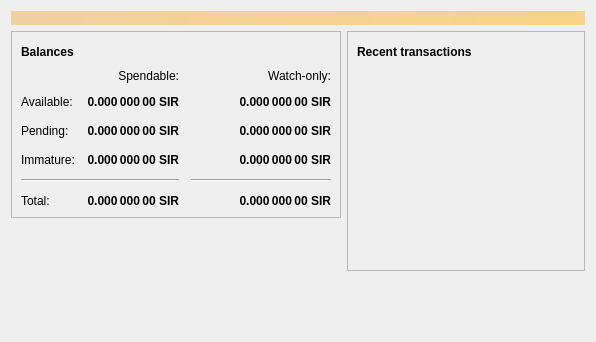
<?xml version="1.0" encoding="UTF-8"?>
<ui version="4.0">
 <class>OverviewPage</class>
 <widget class="QWidget" name="OverviewPage">
  <property name="geometry">
   <rect>
    <x>0</x>
    <y>0</y>
    <width>596</width>
    <height>342</height>
   </rect>
  </property>
  <property name="windowTitle">
   <string>Form</string>
  </property>
  <layout class="QVBoxLayout" name="topLayout">
   <item>
    <widget class="QLabel" name="labelAlerts">
     <property name="visible">
      <bool>false</bool>
     </property>
     <property name="styleSheet">
      <string notr="true">QLabel { background-color: qlineargradient(x1: 0, y1: 0, x2: 1, y2: 0, stop:0 #F0D0A0, stop:1 #F8D488); color:#000000; }</string>
     </property>
     <property name="wordWrap">
      <bool>true</bool>
     </property>
     <property name="margin">
      <number>3</number>
     </property>
     <property name="textInteractionFlags">
      <set>Qt::TextSelectableByMouse</set>
     </property>
    </widget>
   </item>
   <item>
    <layout class="QHBoxLayout" name="horizontalLayout" stretch="1,1">
     <item>
      <layout class="QVBoxLayout" name="verticalLayout_2">
       <item>
        <widget class="QFrame" name="frame">
         <property name="frameShape">
          <enum>QFrame::StyledPanel</enum>
         </property>
         <property name="frameShadow">
          <enum>QFrame::Raised</enum>
         </property>
         <layout class="QVBoxLayout" name="verticalLayout_4">
          <item>
           <layout class="QHBoxLayout" name="horizontalLayout_4">
            <item>
             <widget class="QLabel" name="label_5">
              <property name="font">
               <font>
                <weight>75</weight>
                <bold>true</bold>
               </font>
              </property>
              <property name="text">
               <string>Balances</string>
              </property>
             </widget>
            </item>
            <item>
             <widget class="QPushButton" name="labelWalletStatus">
              <property name="enabled">
               <bool>true</bool>
              </property>
              <property name="maximumSize">
               <size>
                <width>30</width>
                <height>16777215</height>
               </size>
              </property>
              <property name="toolTip">
               <string>The displayed information may be out of date. Your wallet automatically synchronizes with the Sircoin network after a connection is established, but this process has not completed yet.</string>
              </property>
              <property name="text">
               <string/>
              </property>
              <property name="icon">
               <iconset resource="../bitcoin.qrc">
                <normaloff>:/icons/warning</normaloff>
                <disabledoff>:/icons/warning</disabledoff>:/icons/warning</iconset>
              </property>
              <property name="iconSize">
               <size>
                <width>24</width>
                <height>24</height>
               </size>
              </property>
              <property name="flat">
               <bool>true</bool>
              </property>
             </widget>
            </item>
            <item>
             <spacer name="horizontalSpacer_3">
              <property name="orientation">
               <enum>Qt::Horizontal</enum>
              </property>
              <property name="sizeHint" stdset="0">
               <size>
                <width>40</width>
                <height>20</height>
               </size>
              </property>
             </spacer>
            </item>
           </layout>
          </item>
          <item>
           <layout class="QGridLayout" name="gridLayout">
            <property name="spacing">
             <number>12</number>
            </property>
            <item row="2" column="2">
             <widget class="QLabel" name="labelWatchPending">
              <property name="font">
               <font>
                <weight>75</weight>
                <bold>true</bold>
               </font>
              </property>
              <property name="cursor">
               <cursorShape>IBeamCursor</cursorShape>
              </property>
              <property name="toolTip">
               <string>Unconfirmed transactions to watch-only addresses</string>
              </property>
              <property name="text">
               <string notr="true">0.000 000 00 SIR</string>
              </property>
              <property name="alignment">
               <set>Qt::AlignRight|Qt::AlignTrailing|Qt::AlignVCenter</set>
              </property>
              <property name="textInteractionFlags">
               <set>Qt::LinksAccessibleByMouse|Qt::TextSelectableByKeyboard|Qt::TextSelectableByMouse</set>
              </property>
             </widget>
            </item>
            <item row="2" column="1">
             <widget class="QLabel" name="labelUnconfirmed">
              <property name="font">
               <font>
                <weight>75</weight>
                <bold>true</bold>
               </font>
              </property>
              <property name="cursor">
               <cursorShape>IBeamCursor</cursorShape>
              </property>
              <property name="toolTip">
               <string>Total of transactions that have yet to be confirmed, and do not yet count toward the spendable balance</string>
              </property>
              <property name="text">
               <string notr="true">0.000 000 00 SIR</string>
              </property>
              <property name="alignment">
               <set>Qt::AlignRight|Qt::AlignTrailing|Qt::AlignVCenter</set>
              </property>
              <property name="textInteractionFlags">
               <set>Qt::LinksAccessibleByMouse|Qt::TextSelectableByKeyboard|Qt::TextSelectableByMouse</set>
              </property>
             </widget>
            </item>
            <item row="3" column="2">
             <widget class="QLabel" name="labelWatchImmature">
              <property name="font">
               <font>
                <weight>75</weight>
                <bold>true</bold>
               </font>
              </property>
              <property name="cursor">
               <cursorShape>IBeamCursor</cursorShape>
              </property>
              <property name="toolTip">
               <string>Mined balance in watch-only addresses that has not yet matured</string>
              </property>
              <property name="text">
               <string notr="true">0.000 000 00 SIR</string>
              </property>
              <property name="alignment">
               <set>Qt::AlignRight|Qt::AlignTrailing|Qt::AlignVCenter</set>
              </property>
              <property name="textInteractionFlags">
               <set>Qt::LinksAccessibleByMouse|Qt::TextSelectableByKeyboard|Qt::TextSelectableByMouse</set>
              </property>
             </widget>
            </item>
            <item row="4" column="0" colspan="2">
             <widget class="Line" name="line">
              <property name="orientation">
               <enum>Qt::Horizontal</enum>
              </property>
             </widget>
            </item>
            <item row="4" column="2">
             <widget class="Line" name="lineWatchBalance">
              <property name="sizePolicy">
               <sizepolicy hsizetype="Preferred" vsizetype="Fixed">
                <horstretch>0</horstretch>
                <verstretch>0</verstretch>
               </sizepolicy>
              </property>
              <property name="minimumSize">
               <size>
                <width>140</width>
                <height>0</height>
               </size>
              </property>
              <property name="orientation">
               <enum>Qt::Horizontal</enum>
              </property>
             </widget>
            </item>
            <item row="5" column="0">
             <widget class="QLabel" name="labelTotalText">
              <property name="text">
               <string>Total:</string>
              </property>
             </widget>
            </item>
            <item row="3" column="1">
             <widget class="QLabel" name="labelImmature">
              <property name="font">
               <font>
                <weight>75</weight>
                <bold>true</bold>
               </font>
              </property>
              <property name="cursor">
               <cursorShape>IBeamCursor</cursorShape>
              </property>
              <property name="toolTip">
               <string>Mined balance that has not yet matured</string>
              </property>
              <property name="text">
               <string notr="true">0.000 000 00 SIR</string>
              </property>
              <property name="alignment">
               <set>Qt::AlignRight|Qt::AlignTrailing|Qt::AlignVCenter</set>
              </property>
              <property name="textInteractionFlags">
               <set>Qt::LinksAccessibleByMouse|Qt::TextSelectableByKeyboard|Qt::TextSelectableByMouse</set>
              </property>
             </widget>
            </item>
            <item row="2" column="3">
             <spacer name="horizontalSpacer_2">
              <property name="orientation">
               <enum>Qt::Horizontal</enum>
              </property>
              <property name="sizeHint" stdset="0">
               <size>
                <width>40</width>
                <height>20</height>
               </size>
              </property>
             </spacer>
            </item>
            <item row="3" column="0">
             <widget class="QLabel" name="labelImmatureText">
              <property name="text">
               <string>Immature:</string>
              </property>
             </widget>
            </item>
            <item row="5" column="1">
             <widget class="QLabel" name="labelTotal">
              <property name="font">
               <font>
                <weight>75</weight>
                <bold>true</bold>
               </font>
              </property>
              <property name="cursor">
               <cursorShape>IBeamCursor</cursorShape>
              </property>
              <property name="toolTip">
               <string>Your current total balance</string>
              </property>
              <property name="text">
               <string notr="true">0.000 000 00 SIR</string>
              </property>
              <property name="alignment">
               <set>Qt::AlignRight|Qt::AlignTrailing|Qt::AlignVCenter</set>
              </property>
              <property name="textInteractionFlags">
               <set>Qt::LinksAccessibleByMouse|Qt::TextSelectableByKeyboard|Qt::TextSelectableByMouse</set>
              </property>
             </widget>
            </item>
            <item row="5" column="2">
             <widget class="QLabel" name="labelWatchTotal">
              <property name="font">
               <font>
                <weight>75</weight>
                <bold>true</bold>
               </font>
              </property>
              <property name="cursor">
               <cursorShape>IBeamCursor</cursorShape>
              </property>
              <property name="toolTip">
               <string>Current total balance in watch-only addresses</string>
              </property>
              <property name="text">
               <string notr="true">0.000 000 00 SIR</string>
              </property>
              <property name="alignment">
               <set>Qt::AlignRight|Qt::AlignTrailing|Qt::AlignVCenter</set>
              </property>
              <property name="textInteractionFlags">
               <set>Qt::LinksAccessibleByMouse|Qt::TextSelectableByKeyboard|Qt::TextSelectableByMouse</set>
              </property>
             </widget>
            </item>
            <item row="0" column="2">
             <widget class="QLabel" name="labelWatchonly">
              <property name="text">
               <string>Watch-only:</string>
              </property>
              <property name="alignment">
               <set>Qt::AlignRight|Qt::AlignTrailing|Qt::AlignVCenter</set>
              </property>
             </widget>
            </item>
            <item row="1" column="0">
             <widget class="QLabel" name="labelBalanceText">
              <property name="text">
               <string>Available:</string>
              </property>
             </widget>
            </item>
            <item row="1" column="1">
             <widget class="QLabel" name="labelBalance">
              <property name="font">
               <font>
                <weight>75</weight>
                <bold>true</bold>
               </font>
              </property>
              <property name="cursor">
               <cursorShape>IBeamCursor</cursorShape>
              </property>
              <property name="toolTip">
               <string>Your current spendable balance</string>
              </property>
              <property name="text">
               <string notr="true">0.000 000 00 SIR</string>
              </property>
              <property name="alignment">
               <set>Qt::AlignRight|Qt::AlignTrailing|Qt::AlignVCenter</set>
              </property>
              <property name="textInteractionFlags">
               <set>Qt::LinksAccessibleByMouse|Qt::TextSelectableByKeyboard|Qt::TextSelectableByMouse</set>
              </property>
             </widget>
            </item>
            <item row="1" column="2">
             <widget class="QLabel" name="labelWatchAvailable">
              <property name="font">
               <font>
                <weight>75</weight>
                <bold>true</bold>
               </font>
              </property>
              <property name="cursor">
               <cursorShape>IBeamCursor</cursorShape>
              </property>
              <property name="toolTip">
               <string>Your current balance in watch-only addresses</string>
              </property>
              <property name="text">
               <string notr="true">0.000 000 00 SIR</string>
              </property>
              <property name="alignment">
               <set>Qt::AlignRight|Qt::AlignTrailing|Qt::AlignVCenter</set>
              </property>
              <property name="textInteractionFlags">
               <set>Qt::LinksAccessibleByMouse|Qt::TextSelectableByKeyboard|Qt::TextSelectableByMouse</set>
              </property>
             </widget>
            </item>
            <item row="2" column="0">
             <widget class="QLabel" name="labelPendingText">
              <property name="text">
               <string>Pending:</string>
              </property>
             </widget>
            </item>
            <item row="0" column="1">
             <widget class="QLabel" name="labelSpendable">
              <property name="text">
               <string>Spendable:</string>
              </property>
              <property name="alignment">
               <set>Qt::AlignRight|Qt::AlignTrailing|Qt::AlignVCenter</set>
              </property>
             </widget>
            </item>
           </layout>
          </item>
         </layout>
        </widget>
       </item>
       <item>
        <spacer name="verticalSpacer">
         <property name="orientation">
          <enum>Qt::Vertical</enum>
         </property>
         <property name="sizeHint" stdset="0">
          <size>
           <width>20</width>
           <height>40</height>
          </size>
         </property>
        </spacer>
       </item>
      </layout>
     </item>
     <item>
      <layout class="QVBoxLayout" name="verticalLayout_3">
       <item>
        <widget class="QFrame" name="frame_2">
         <property name="frameShape">
          <enum>QFrame::StyledPanel</enum>
         </property>
         <property name="frameShadow">
          <enum>QFrame::Raised</enum>
         </property>
         <layout class="QVBoxLayout" name="verticalLayout">
          <item>
           <layout class="QHBoxLayout" name="horizontalLayout_2">
            <item>
             <widget class="QLabel" name="label_4">
              <property name="font">
               <font>
                <weight>75</weight>
                <bold>true</bold>
               </font>
              </property>
              <property name="text">
               <string>Recent transactions</string>
              </property>
             </widget>
            </item>
            <item>
             <widget class="QPushButton" name="labelTransactionsStatus">
              <property name="enabled">
               <bool>true</bool>
              </property>
              <property name="maximumSize">
               <size>
                <width>30</width>
                <height>16777215</height>
               </size>
              </property>
              <property name="toolTip">
               <string>The displayed information may be out of date. Your wallet automatically synchronizes with the Sircoin network after a connection is established, but this process has not completed yet.</string>
              </property>
              <property name="text">
               <string/>
              </property>
              <property name="icon">
               <iconset resource="../bitcoin.qrc">
                <normaloff>:/icons/warning</normaloff>
                <disabledoff>:/icons/warning</disabledoff>:/icons/warning</iconset>
              </property>
              <property name="iconSize">
               <size>
                <width>24</width>
                <height>24</height>
               </size>
              </property>
              <property name="flat">
               <bool>true</bool>
              </property>
             </widget>
            </item>
            <item>
             <spacer name="horizontalSpacer">
              <property name="orientation">
               <enum>Qt::Horizontal</enum>
              </property>
              <property name="sizeHint" stdset="0">
               <size>
                <width>40</width>
                <height>20</height>
               </size>
              </property>
             </spacer>
            </item>
           </layout>
          </item>
          <item>
           <widget class="QListView" name="listTransactions">
            <property name="styleSheet">
             <string notr="true">QListView { background: transparent; }</string>
            </property>
            <property name="frameShape">
             <enum>QFrame::NoFrame</enum>
            </property>
            <property name="verticalScrollBarPolicy">
             <enum>Qt::ScrollBarAlwaysOff</enum>
            </property>
            <property name="horizontalScrollBarPolicy">
             <enum>Qt::ScrollBarAlwaysOff</enum>
            </property>
            <property name="selectionMode">
             <enum>QAbstractItemView::NoSelection</enum>
            </property>
           </widget>
          </item>
         </layout>
        </widget>
       </item>
       <item>
        <spacer name="verticalSpacer_2">
         <property name="orientation">
          <enum>Qt::Vertical</enum>
         </property>
         <property name="sizeHint" stdset="0">
          <size>
           <width>20</width>
           <height>40</height>
          </size>
         </property>
        </spacer>
       </item>
      </layout>
     </item>
    </layout>
   </item>
  </layout>
 </widget>
 <resources/>
 <connections/>
</ui>
